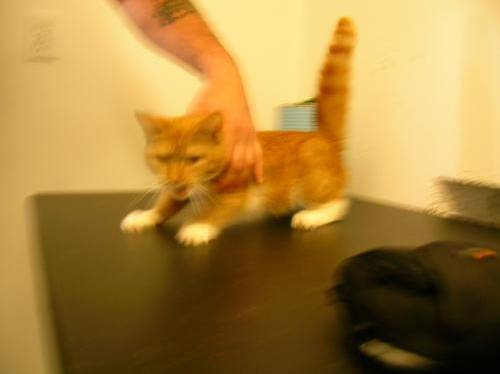
#> input picture datasets/images_cats_dogs/cats_and_dogs_filtered/train/cats/cat.0.jpg, 500 x 374 px, found by its file name; its folder holds 4 pictures in this run
$ python ejemplo_imagenes_perros_gatos.py
#> lines starting #> are read from the running program, lines starting #| are printed output that depends on the picture; pictures that were not available may be replaced by others from this repository, and a replacement may not be noted
import os
import cv2

base_dir = '../datasets/images_cats_dogs/cats_and_dogs_filtered'
train_dir = os.path.join(base_dir, 'train')
validation_dir = os.path.join(base_dir, 'validation')

# Directory with our training cat pictures
train_cats_dir = os.path.join(train_dir, 'cats')

# Directory with our training dog pictures
train_dogs_dir = os.path.join(train_dir, 'dogs')

# Directory with our validation cat pictures
validation_cats_dir = os.path.join(validation_dir, 'cats')
print(validation_cats_dir)

# Directory with our validation dog pictures
validation_dogs_dir = os.path.join(validation_dir, 'dogs')

train_cat_fnames = os.listdir(train_cats_dir)
print(train_cat_fnames[:10])

train_dog_fnames = os.listdir(train_dogs_dir)
train_dog_fnames.sort()
print(train_dog_fnames[:10])

print('total training cat images:', len(os.listdir(train_cats_dir)))
print('total training dog images:', len(os.listdir(train_dogs_dir)))
print('total validation cat images:', len(os.listdir(validation_cats_dir)))
print('total validation dog images:', len(os.listdir(validation_dogs_dir)))


import matplotlib.pyplot as plt
import matplotlib.image as mpimg

# Parameters for our graph; we'll output images in a 4x4 configuration
nrows = 4
ncols = 4

# Index for iterating over images
pic_index = 0

# Set up matplotlib fig, and size it to fit 4x4 pics
fig = plt.gcf()
fig.set_size_inches(ncols * 4, nrows * 4)

pic_index += 8
next_cat_pix = [os.path.join(train_cats_dir, fname)
                for fname in train_cat_fnames[pic_index-8:pic_index]]
next_dog_pix = [os.path.join(train_dogs_dir, fname)
                for fname in train_dog_fnames[pic_index-8:pic_index]]

for i, img_path in enumerate(next_cat_pix+next_dog_pix):
  # Set up subplot; subplot indices start at 1
  sp = plt.subplot(nrows, ncols, i + 1)
  sp.axis('Off') # Don't show axes (or gridlines)

  img = mpimg.imread(img_path)
#> img is the input picture: shape (374, 500, 3); mean R, G, B 167.7, 129.8, 61.9
  plt.imshow(img)
#> pass 2 of the loop `for i, img_path in enumerate(next_cat_pix+next_dog_pix):`:
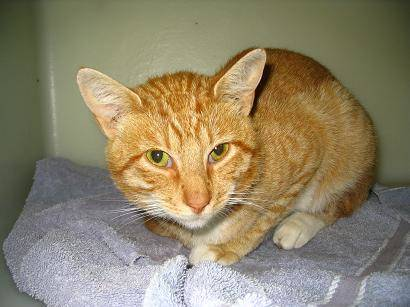
#> input picture datasets/images_cats_dogs/cats_and_dogs_filtered/train/cats/cat.119.jpg, 410 x 307 px, found by its file name
#> img is the input picture: shape (307, 410, 3); mean R, G, B 143, 132.1, 105.7
#> pass 3 of the loop `for i, img_path in enumerate(next_cat_pix+next_dog_pix):`:
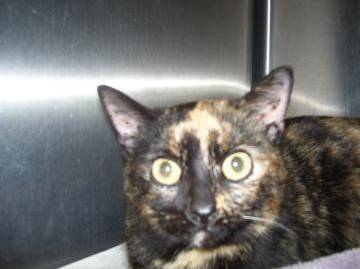
#> input picture datasets/images_cats_dogs/cats_and_dogs_filtered/train/cats/cat.127.jpg, 360 x 269 px, found by its file name
#> img is the input picture: shape (269, 360, 3); mean R, G, B 111.9, 110.9, 109.5
#> the loop made 5 passes; the first 3 are shown

plt.show()
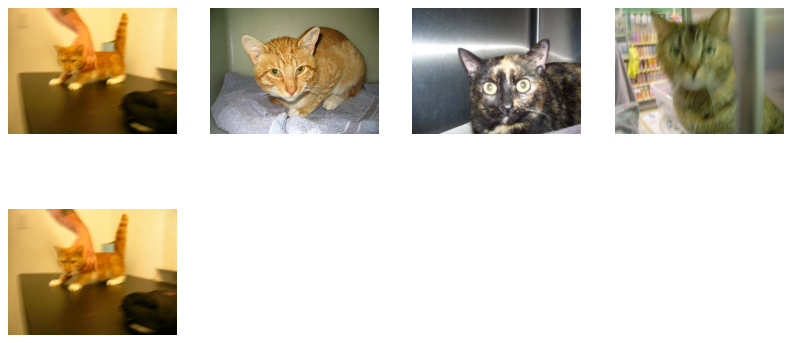
#> figure drawn by matplotlib, 5 panels


# reads an input image
file_name= '../datasets/images_cats_dogs/cats_and_dogs_filtered/train/dogs/dog.0.jpg'
from PIL import Image
import numpy as np

pil_im = Image.open(file_name)
plt.imshow(pil_im)
plt.show()

# find frequency of pixels in range 0-255
im = np.array(Image.open(file_name).convert('L'))
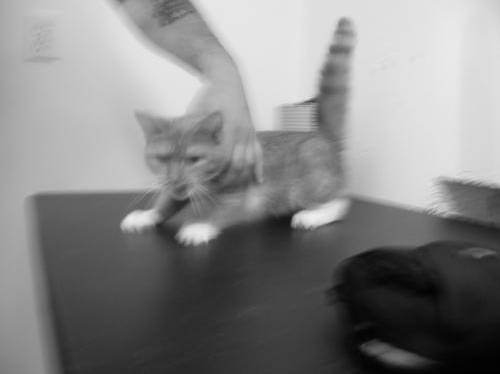
#> im: shape (374, 500); min 0, max 241, mean 133.4
plt.hist(im.flatten(),128)


# show the plotting graph of an image
plt.show()
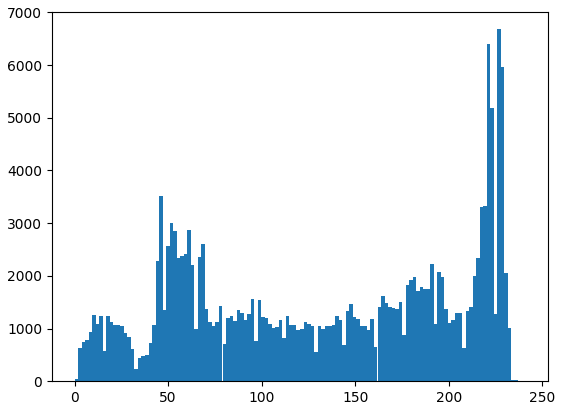
#> figure drawn by matplotlib, 1 panel; tallest bar 6682 high, from x = 225.9 to 227.8


pil_im = Image.open(file_name).convert('L')
plt.imshow(pil_im)
plt.show()
im = np.array(Image.open(file_name).convert('L'))
print(im.flatten())
#> (printed output is left out)


for cat in os.listdir(train_cats_dir):
    im = np.array(Image.open(os.path.join(train_cats_dir, cat)).convert('L'))
    print(im.flatten())
#> (printed output is left out)
#> pass 2 of the loop `for cat in os.listdir(train_cats_dir):`:
#> `im = np.array(Image.open(os.path.join(train_cats_dir, cat)).convert('L..`:
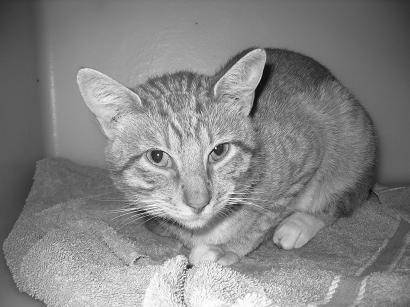
#> im: shape (307, 410); min 5, max 255, mean 132.4
#> (printed output is left out)
#> pass 3 of the loop `for cat in os.listdir(train_cats_dir):`:
#> `im = np.array(Image.open(os.path.join(train_cats_dir, cat)).convert('L..`:
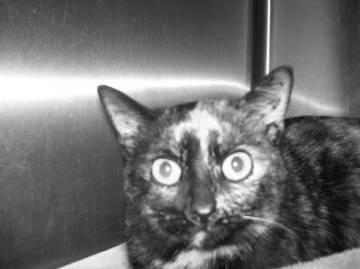
#> im: shape (269, 360); min 5, max 255, mean 111.1
#> (printed output is left out)
#> the loop made 4 passes; the first 3 are shown

for dog in os.listdir(train_dogs_dir):
    im = np.array(Image.open(os.path.join(train_dogs_dir, dog)).convert('L'))
    print(im.flatten())
#> (printed output is left out)
